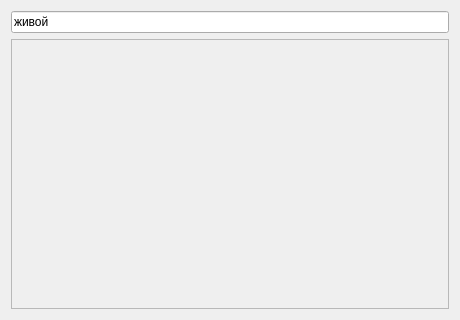
<?xml version="1.0" encoding="UTF-8"?>
<ui version="4.0"><class>Dialog</class><widget class="QDialog" name="Dialog"><property name="geometry"><rect><x>0</x><y>0</y><width>460</width><height>320</height></rect></property><property name="windowTitle"><string>#102 lists/187_list_disabled</string></property><layout class="QVBoxLayout" name="verticalLayout"><property name="leftMargin"><number>11</number></property><property name="topMargin"><number>11</number></property><property name="rightMargin"><number>11</number></property><property name="bottomMargin"><number>11</number></property><property name="spacing"><number>6</number></property><item><widget class="QLineEdit" name="e1"><property name="text"><string>живой</string></property></widget></item><item><widget class="QListWidget" name="list"><property name="enabled"><bool>false</bool></property></widget></item></layout></widget></ui>
